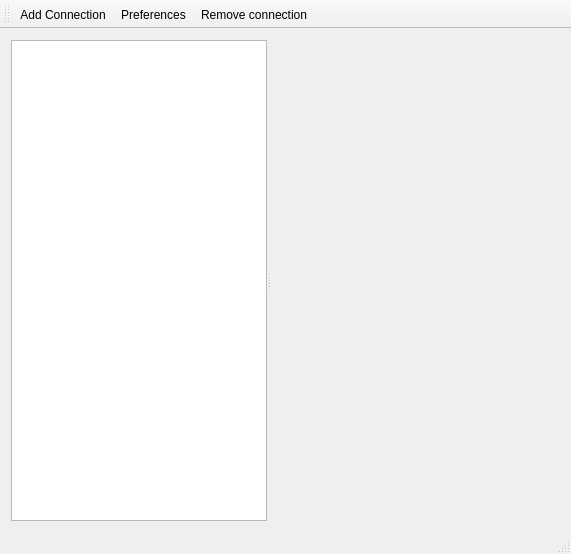
<?xml version="1.0" encoding="UTF-8"?>
<ui version="4.0">
 <class>DBManagerWindow</class>
 <widget class="QMainWindow" name="DBManagerWindow">
  <property name="geometry">
   <rect>
    <x>0</x>
    <y>0</y>
    <width>571</width>
    <height>554</height>
   </rect>
  </property>
  <property name="windowTitle">
   <string>Unified database manager</string>
  </property>
  <widget class="QWidget" name="centralWidget">
   <layout class="QVBoxLayout" name="verticalLayout">
    <item>
     <widget class="QSplitter" name="splitter">
      <property name="orientation">
       <enum>Qt::Horizontal</enum>
      </property>
      <widget class="QTreeView" name="dbTreeView">
       <property name="sizePolicy">
        <sizepolicy hsizetype="Preferred" vsizetype="Expanding">
         <horstretch>0</horstretch>
         <verstretch>0</verstretch>
        </sizepolicy>
       </property>
      </widget>
      <widget class="QWidget" name="widget" native="true">
       <property name="sizePolicy">
        <sizepolicy hsizetype="MinimumExpanding" vsizetype="MinimumExpanding">
         <horstretch>6</horstretch>
         <verstretch>0</verstretch>
        </sizepolicy>
       </property>
      </widget>
     </widget>
    </item>
   </layout>
  </widget>
  <widget class="QMenuBar" name="menuBar">
   <property name="geometry">
    <rect>
     <x>0</x>
     <y>0</y>
     <width>571</width>
     <height>19</height>
    </rect>
   </property>
  </widget>
  <widget class="QToolBar" name="mainToolBar">
   <attribute name="toolBarArea">
    <enum>TopToolBarArea</enum>
   </attribute>
   <attribute name="toolBarBreak">
    <bool>false</bool>
   </attribute>
   <addaction name="actionAddConnection"/>
   <addaction name="actionPreferences"/>
   <addaction name="actionRemoveConnection"/>
  </widget>
  <widget class="QStatusBar" name="statusBar"/>
  <action name="actionAddConnection">
   <property name="icon">
    <iconset theme="document-new">
     <normaloff/>
    </iconset>
   </property>
   <property name="text">
    <string>Add Connection</string>
   </property>
   <property name="toolTip">
    <string>Add connection to database</string>
   </property>
  </action>
  <action name="actionRemoveConnection">
   <property name="icon">
    <iconset theme="edit-delete">
     <normaloff/>
    </iconset>
   </property>
   <property name="text">
    <string>Remove connection</string>
   </property>
   <property name="toolTip">
    <string>Remove connection to database</string>
   </property>
  </action>
  <action name="actionPreferences">
   <property name="icon">
    <iconset theme="preferences-system">
     <normaloff/>
    </iconset>
   </property>
   <property name="text">
    <string>Preferences</string>
   </property>
   <property name="toolTip">
    <string>Database preferences</string>
   </property>
  </action>
 </widget>
 <layoutdefault spacing="6" margin="11"/>
 <resources/>
 <connections/>
</ui>
